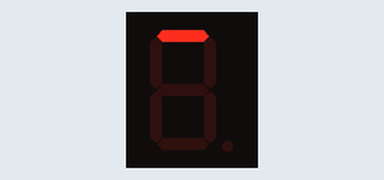
Recording of a sketch running on a simulated Arduino Uno, built with avr-gcc and run on an emulated ATmega328P. Shown: 1-digit seven-segment display. Wiring (inferred from the names in the program): 1-digit 7-segment display, segments lit when HIGH: segments pin 9, pin 8, pin 2, pin 5, pin 4, pin 7, pin 6, pin 3. The segment pins are drawn as the display they are named for.

Above: at 0.1 s.
At 0.9 s:
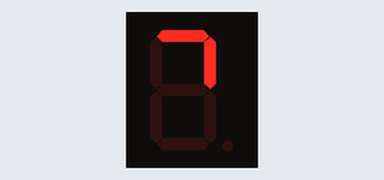
At 2.5 s:
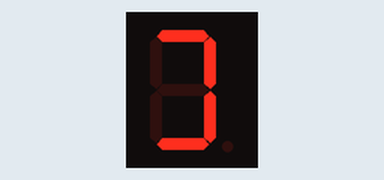
At 3.3 s:
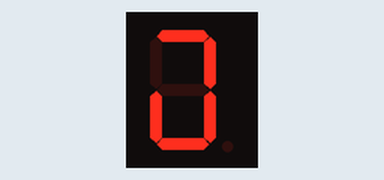
At 4.9 s:
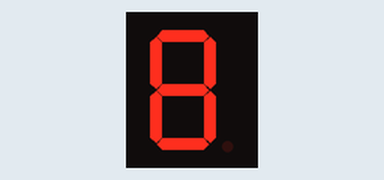
At 6.5 s:
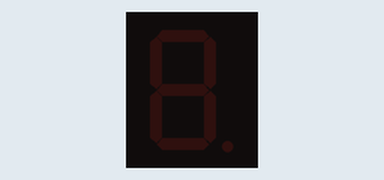

Measured:
- by itself, everything shown: repeats every 7.2 s, in 9 steps
- what the display in image 1 shows lasts 0.8 s, from 0.8 s to 1.6 s

The sketch:

04a_7seg_test_segmentow.ino
```cpp
/*
Podłączenie wyświetlacza:
WYŚW  - ARDUINO
pin 1 - pin 2 - segment C
pin 2 - pin 3 - segment P
pin 3 - pin 4 - segment E
pin 4 - pin 5 - segment D
pin 5 - pin 6 - segment G
pin 6 - pin 7 - segment F
pin 7 - pin GND - cyfra 2
pin 8 - pin GND - cyfra 1
pin 9 - pin 8   - segment B
pin 10 - pin 9  - segment A

UWAGA: Każdy segment łączymy przez rezystor - przynajmniej 2 kohm
*/

#define SEG_A 9
#define SEG_B 8
#define SEG_C 2
#define SEG_D 5
#define SEG_E 4
#define SEG_F 7
#define SEG_G 6
#define SEG_P 3

void setup() {
  //Inicjacja pinów jako wyjście
  pinMode(SEG_A, OUTPUT);
  pinMode(SEG_B, OUTPUT);
  pinMode(SEG_C, OUTPUT);
  pinMode(SEG_D, OUTPUT);
  pinMode(SEG_E, OUTPUT);
  pinMode(SEG_F, OUTPUT);
  pinMode(SEG_G, OUTPUT);
  pinMode(SEG_P, OUTPUT);
}

void loop() {
  //Test segmentów
  digitalWrite(SEG_A, HIGH);
  delay(800);
  digitalWrite(SEG_B, HIGH);
  delay(800);
  digitalWrite(SEG_C, HIGH);
  delay(800);
  digitalWrite(SEG_D, HIGH);
  delay(800);
  digitalWrite(SEG_E, HIGH);
  delay(800);
  digitalWrite(SEG_F, HIGH);
  delay(800);
  digitalWrite(SEG_G, HIGH);
  delay(800);
  digitalWrite(SEG_P, HIGH);
  delay(800);
  digitalWrite(SEG_A, LOW);
  digitalWrite(SEG_B, LOW);
  digitalWrite(SEG_C, LOW);
  digitalWrite(SEG_D, LOW);
  digitalWrite(SEG_E, LOW);
  digitalWrite(SEG_F, LOW);
  digitalWrite(SEG_G, LOW);
  digitalWrite(SEG_P, LOW);
  delay(800);
}
```
